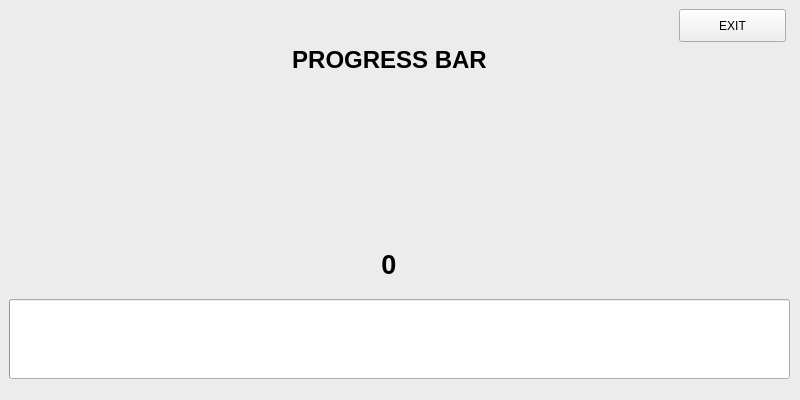
<?xml version="1.0" encoding="UTF-8"?>
<ui version="4.0">
 <class>MainWindow</class>
 <widget class="QMainWindow" name="MainWindow">
  <property name="geometry">
   <rect>
    <x>0</x>
    <y>0</y>
    <width>800</width>
    <height>400</height>
   </rect>
  </property>
  <property name="windowTitle">
   <string>MainWindow</string>
  </property>
  <widget class="QWidget" name="centralwidget">
   <widget class="QGroupBox" name="groupBox_Background">
    <property name="geometry">
     <rect>
      <x>-11</x>
      <y>-11</y>
      <width>831</width>
      <height>421</height>
     </rect>
    </property>
    <property name="title">
     <string/>
    </property>
    <widget class="QProgressBar" name="progressBar">
     <property name="geometry">
      <rect>
       <x>20</x>
       <y>310</y>
       <width>781</width>
       <height>80</height>
      </rect>
     </property>
     <property name="sizePolicy">
      <sizepolicy hsizetype="Expanding" vsizetype="Fixed">
       <horstretch>0</horstretch>
       <verstretch>0</verstretch>
      </sizepolicy>
     </property>
     <property name="autoFillBackground">
      <bool>true</bool>
     </property>
     <property name="value">
      <number>0</number>
     </property>
     <property name="textVisible">
      <bool>false</bool>
     </property>
    </widget>
    <widget class="QLabel" name="label_value">
     <property name="geometry">
      <rect>
       <x>360</x>
       <y>250</y>
       <width>80</width>
       <height>50</height>
      </rect>
     </property>
     <property name="font">
      <font>
       <pointsize>20</pointsize>
       <bold>true</bold>
      </font>
     </property>
     <property name="text">
      <string>0</string>
     </property>
     <property name="alignment">
      <set>Qt::AlignmentFlag::AlignCenter</set>
     </property>
    </widget>
    <widget class="QLabel" name="label_title">
     <property name="geometry">
      <rect>
       <x>10</x>
       <y>40</y>
       <width>781</width>
       <height>61</height>
      </rect>
     </property>
     <property name="font">
      <font>
       <pointsize>18</pointsize>
       <bold>true</bold>
      </font>
     </property>
     <property name="text">
      <string>PROGRESS BAR</string>
     </property>
     <property name="alignment">
      <set>Qt::AlignmentFlag::AlignCenter</set>
     </property>
    </widget>
    <widget class="QPushButton" name="exitButton">
     <property name="geometry">
      <rect>
       <x>690</x>
       <y>20</y>
       <width>107</width>
       <height>33</height>
      </rect>
     </property>
     <property name="text">
      <string>EXIT</string>
     </property>
    </widget>
   </widget>
  </widget>
 </widget>
 <resources/>
 <connections/>
</ui>
